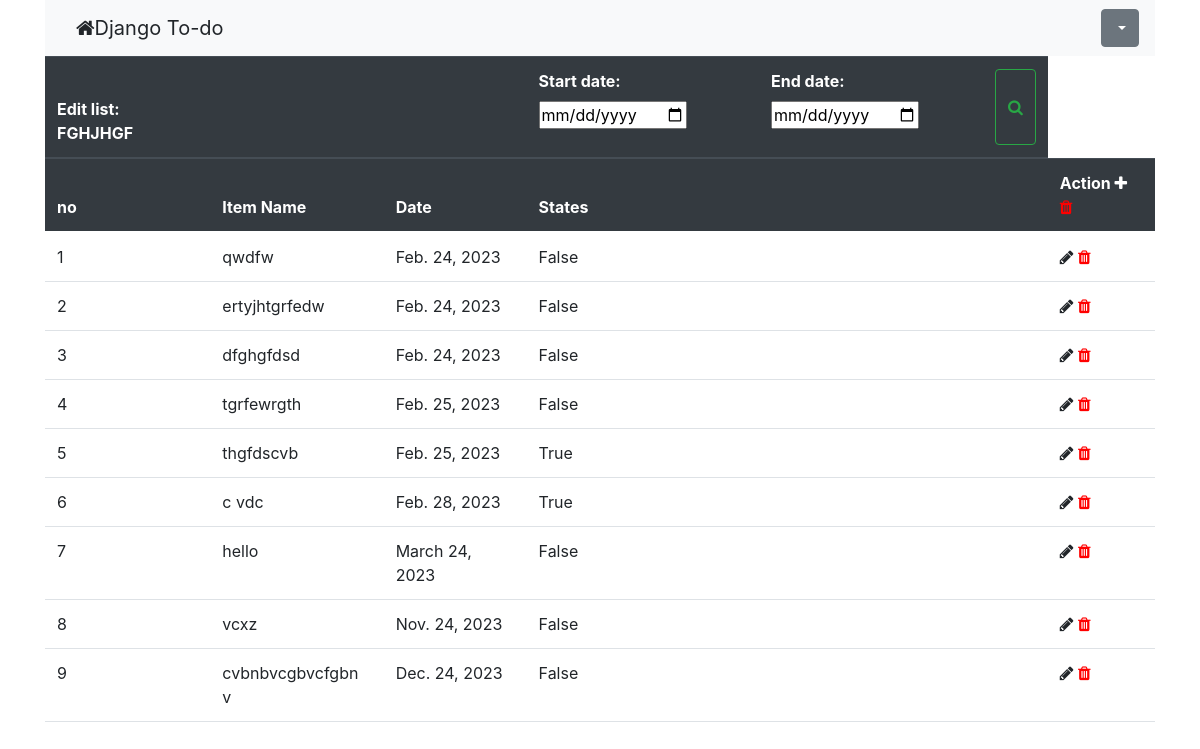
The app's page /category/2/ with its own data.
### todo_app/models.py (models this page shows, shortened)
class ToDoList(models.Model):
    title = models.CharField(max_length=100, unique=True)

class ToDoItem(models.Model):
    title = models.CharField(max_length=100)
    description = models.TextField(null=True, blank=True)
    created_date = models.DateField(auto_now_add=True)
    due_date = models.DateField(default=datetime.now)
    todo_list = models.ForeignKey(ToDoList, on_delete=models.CASCADE)
    is_completed = models.BooleanField(default=False)
    class Meta:
        ordering = ["due_date"]

### todo_app/views.py (the view)
# urls.py: path("category/<int:list_id>/", views.categoryItemListView.as_view(), name="list"),
class categoryItemListView(ListView):
    model = ToDoItem
    template_name = "todo_app/todo_list.html"
    def get_queryset(self):
        queryset = ToDoItem.objects.filter(todo_list_id=self.kwargs["list_id"])
        start_date = self.request.GET.get('start_date')
        end_date = self.request.GET.get('end_date')
        if start_date and end_date:
            queryset = queryset.filter(due_date__range=[start_date, end_date])
        elif start_date:
            queryset = queryset.filter(Q(due_date__gte=start_date))
        elif end_date:
            queryset = queryset.filter(Q(due_date__lte=end_date))
        return queryset
    def get_context_data(self):
        context = super().get_context_data()
        context["todo_list"] = ToDoList.objects.get(id=self.kwargs["list_id"])
        context["form"] = DateSearch(self.request.GET)
        return context

### todo_app/forms.py
class DateSearch(forms.Form):
    start_date = forms.DateField(widget=forms.DateInput(
        attrs={'type': 'date'}), required=False)
    end_date = forms.DateField(widget=forms.DateInput(
        attrs={'type': 'date'}), required=False)
    def clean(self):
        cleaned_data = super().clean()
        start_date = cleaned_data.get("start_date")
        end_date = cleaned_data.get("end_date")
        if (start_date and end_date) and (start_date > end_date):
            raise forms.ValidationError(
                "Start date should be smaller than end date")

### todo_app/templates/todo_app/todo_list.html (shortened to what this page needs)
{% extends "base.html" %}
{% block content %}
<div class="container">
    <table class="table">
        <thead class="thead-dark">
            <tr>
                <th scope="col">Edit list: {{ todo_list.title|upper}}</th>
                <th></th>
                <th></th>
                <th scope="col">
                    <form class="d-flex" role="search" method="GET" action=".">
                             {{form.as_p}}
                        <button class="btn btn-outline-success" type="submit"><i class="fa fa-search"></i> </button>
                    </form>
                </th>
            </tr>
            <tr>
                <th scope="col">no</th>
                <th scope="col">Item Name</th>
                <th scope="col">Date</th>
                <th scope="col">States</th>
                <th scope="col">Action
                    <i class="fa fa-plus" aria-hidden="true" type="button" onclick="location.href='{% url "item-add" todo_list.id %}'" ></i>
                    <i class="fa fa-trash" style="color:red" onclick="location.href='{% url "list-delete" todo_list.id %}'" ></i>
                </th>
            </tr>
        </thead>
        <tbody>
            {% for todo in object_list %}
            <tr>
                <td scope="row">{{forloop.counter}}</td>
                <td scope="row">
                    <div>
                        <div role="button" onclick="location.href='{% url "item-update" todo_list.id todo.id %}'">
                            {{ todo.title }}
                        </div>
                    </div>
                </td>
                <td scope="col">{{ todo.due_date }}</td>
                <td scope="col">{{ todo.is_completed }}</div>
                </td>
                <td scope="col">
                    <i class="fa fa-pencil" aria-hidden="true"   type="button" onclick="location.href='{% url "item-update" todo_list.id todo.id %}'" ></i>
                    <a href="{% url "item-delete" todo_list.id todo.id %}"><i class="fa fa-trash" style="color:red" ></i></a>
                </td>
            </tr>
            {% empty %}
            <h4>You have no lists!</h4>
            {% endfor %}
{% endblock %}

### todo_app/templates/base.html (shortened to what this page needs)
<!doctype html>
<html lang="en">
  <head>
    <link href="https://cdn.jsdelivr.net/npm/bootstrap@5.0.2/dist/css/bootstrap.min.css" rel="stylesheet">
    <link rel="stylesheet" href="https://cdnjs.cloudflare.com/ajax/libs/font-awesome/4.7.0/css/font-awesome.min.css">
    <link rel="stylesheet" href="https://cdn.jsdelivr.net/npm/bootstrap@4.2.1/dist/css/bootstrap.min.css">
  </head>
<body>
<div class="container">
  <nav class="navbar navbar-expand-lg bg-light">
    <div class="container-fluid" onclick="location.href='{% url "index" %}'">
      <a class="navbar-brand" ><i class="fa fa-home"></i>Django To-do</a>
      </div>
      <div class="dropdown">
        <button class="btn btn-secondary dropdown-toggle" type="button" id="dropdownMenuButton" data-toggle="dropdown" aria-haspopup="true" aria-expanded="false">
        </button>
      </div>
    </div>
  {% block content %}{% endblock %}
</body>
</html>

### records on screen
ToDoList: title "FGHJHGF"
ToDoItem: title "qwdfw", due_date "Feb. 24, 2023", is_completed "False"
ToDoItem: title "ertyjhtgrfedw", due_date "Feb. 24, 2023", is_completed "False"
ToDoItem: title "dfghgfdsd", due_date "Feb. 24, 2023", is_completed "False"
ToDoItem: title "tgrfewrgth", due_date "Feb. 25, 2023", is_completed "False"
ToDoItem: title "thgfdscvb", due_date "Feb. 25, 2023", is_completed "True"
ToDoItem: title "c vdc", due_date "Feb. 28, 2023", is_completed "True"
ToDoItem: title "hello", due_date "March 24, 2023", is_completed "False"
ToDoItem: title "vcxz", due_date "Nov. 24, 2023", is_completed "False"
ToDoItem: title "cvbnbvcgbvcfgbn v", due_date "Dec. 24, 2023", is_completed "False"
